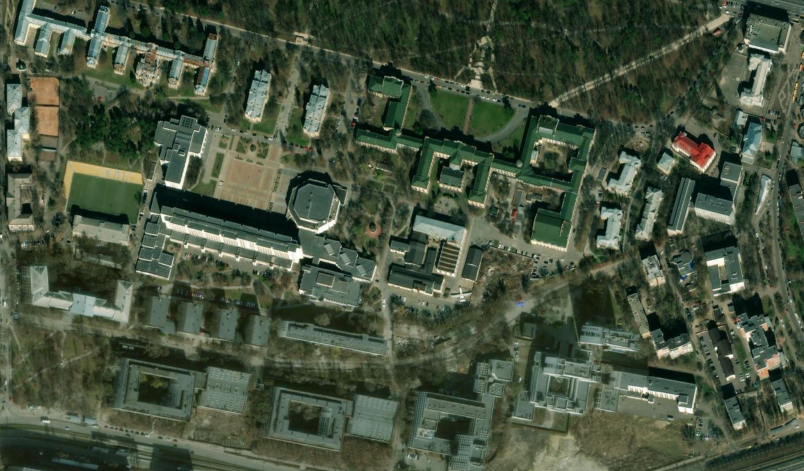
#> input picture lab2/bing.png, 1607 x 942 px (shown at 1/2 size)
$ python lab2.py
#> lines starting #> are read from the running program, lines starting #| are printed output that depends on the picture; after the words box and inside, x2 and y2 are one past the last pixel; in counts of white or black regions, pixels touching at a corner belong together
import cv2
import numpy as np

# --- ПАРАМЕТРИ ---
# Параметри для морфологічної очистки
# Ядро для видалення дрібного шуму (цяток)
OPEN_KERNEL_SIZE = 3
# Ядро для заповнення дірок у контурах будівель
CLOSE_KERNEL_SIZE = 5

# Параметри для фінальної фільтрації контурів
MIN_BUILDING_AREA_FINAL = 1500
MAX_BUILDING_AREA_FINAL = 400000
MIN_ASPECT_RATIO = 0.15
MAX_ASPECT_RATIO = 6.0

# --- КОД ---

# 1. Завантажуємо зображення
image = cv2.imread('bing.png')
#> image is the input picture: shape (942, 1607, 3); mean B, G, R 62.7, 82.8, 70.3
if image is None:
    print("Помилка: не вдалося завантажити зображення 'bing.png'")
    exit()

output_image = image.copy()

# 2. Перетворюємо зображення в відтінки сірого
gray_image = cv2.cvtColor(image, cv2.COLOR_BGR2GRAY)
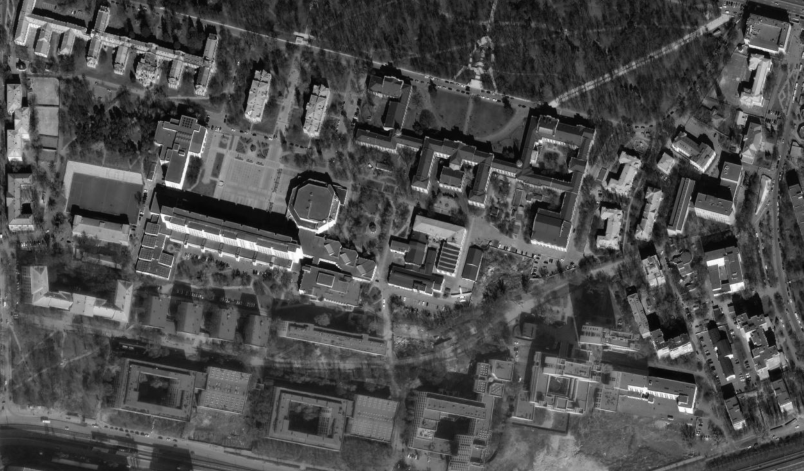
#> gray_image: shape (942, 1607) (shown at 1/2 size); min 3, max 255, mean 76.8

# 3. Бінаризація зображення
# Використовуємо адаптивний поріг, він краще працює з нерівномірним освітленням
# ніж фіксований поріг cv2.threshold.
binary_mask = cv2.adaptiveThreshold(
    gray_image, 255,
    cv2.ADAPTIVE_THRESH_MEAN_C,
    cv2.THRESH_BINARY_INV, # Інвертуємо, бо будівлі часто світліші за тіні
    11, # Розмір блоку для аналізу
    5   # Константа, що віднімається від середнього
)
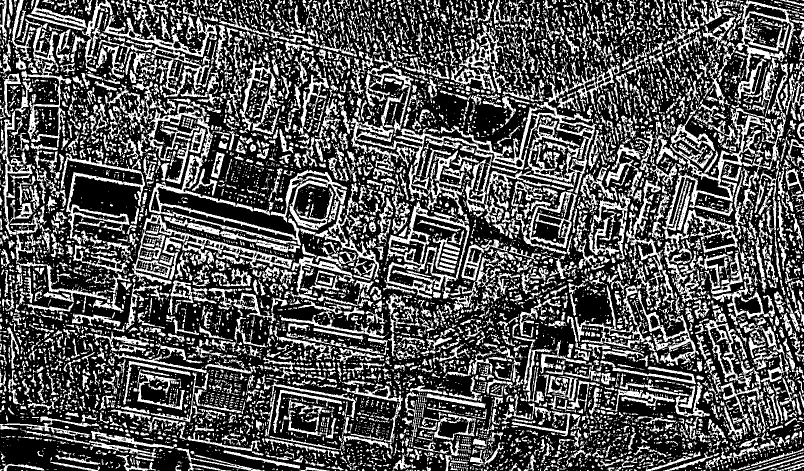
#> binary_mask: shape (942, 1607) (shown at 1/2 size); 33.2% white; 9112 white regions (6143 under 20 px), largest, box (x1, y1, x2, y2) and area: (701, 122, 1080, 448) 15903, (1324, 115, 1576, 506) 14622, (295, 207, 602, 491) 8794

# 4. Морфологічна очистка маски
# Спочатку видаляємо дрібні білі цятки (шум)
open_kernel = cv2.getStructuringElement(cv2.MORPH_RECT, (OPEN_KERNEL_SIZE, OPEN_KERNEL_SIZE))
mask_no_noise = cv2.morphologyEx(binary_mask, cv2.MORPH_OPEN, open_kernel, iterations=1)
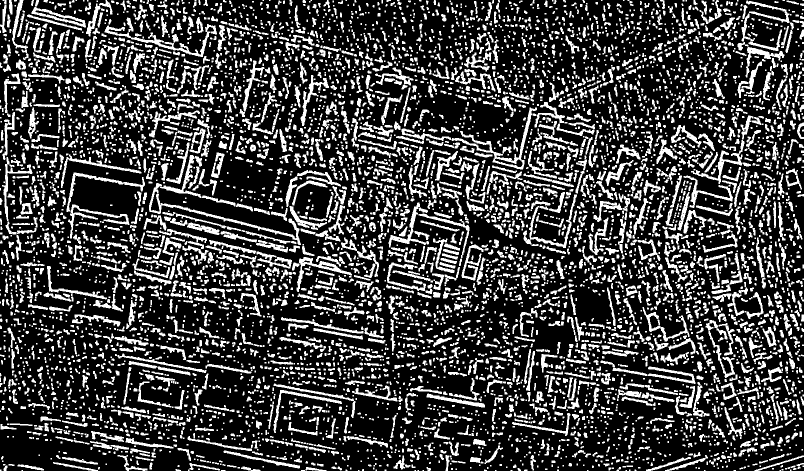
#> mask_no_noise: shape (942, 1607) (shown at 1/2 size); 25.1% white; 6776 white regions (2826 under 20 px), largest, box (x1, y1, x2, y2) and area: (298, 366, 602, 490) 2327, (903, 215, 1074, 339) 2288, (209, 48, 434, 114) 2140

# Потім заповнюємо дірки всередині контурів будівель
close_kernel = cv2.getStructuringElement(cv2.MORPH_RECT, (CLOSE_KERNEL_SIZE, CLOSE_KERNEL_SIZE))
cleaned_mask = cv2.morphologyEx(mask_no_noise, cv2.MORPH_CLOSE, close_kernel, iterations=1)
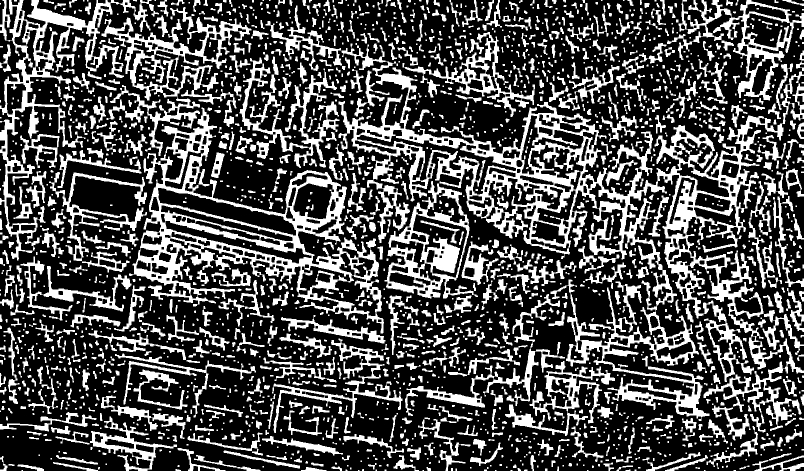
#> cleaned_mask: shape (942, 1607) (shown at 1/2 size); 31% white; 2001 white regions (823 under 20 px)

# 5. Пошук та фільтрація контурів
contours, _ = cv2.findContours(cleaned_mask, cv2.RETR_EXTERNAL, cv2.CHAIN_APPROX_SIMPLE)
#> contours = 1931 contours, 1039 with area under 20; largest, box (x1, y1, x2, y2) and area: (677, 87, 1607, 865) 162864, (258, 215, 768, 667) 84750, (0, 0, 318, 521) 25958, (769, 362, 956, 597) 24250, (203, 14, 503, 312) 22970

building_count = 0
for contour in contours:
    area = cv2.contourArea(contour)
    # Фільтруємо контури за площею
    if MIN_BUILDING_AREA_FINAL < area < MAX_BUILDING_AREA_FINAL:
        peri = cv2.arcLength(contour, True)
        approx = cv2.approxPolyDP(contour, 0.02 * peri, True)
        x, y, w, h = cv2.boundingRect(approx)

        if h == 0: continue
        aspect_ratio = float(w) / h

        # Фільтруємо за співвідношенням сторін і кількістю вершин
        if len(approx) >= 4 and MIN_ASPECT_RATIO < aspect_ratio < MAX_ASPECT_RATIO:
            cv2.drawContours(output_image, [approx], -1, (0, 255, 0), 2)
            building_count += 1
#> this loop made 1931 passes
#> (area, peri, approx, x, y, w, h, aspect_ratio) on passes 1089, 1619, 1833: (2182.5, 1166.1, [[1519, 362], [1497, 475], [1528, 576]], 1497, 362, 32, 215, 0.149), (162863.5, 24935.9, [[683, 101], [1602, 827], [1585, 127]], 683, 101, 920, 727, 1.27), (22970.5, 5082.6, [[472, 37], [210, 38], [317, 311]], 210, 37, 263, 275, 0.956)
#> (area, peri, x, y, w, h, aspect_ratio) on passes 328, 419, 520, 558, 601, 673: (4992, 1083.1, 182, 833, 172, 109, 1.58), (2314, 807.7, 202, 793, 167, 85, 1.96), (1705, 722, 268, 744, 107, 70, 1.53), (8094, 2081.1, 1010, 742, 220, 130, 1.69), (2645.5, 1532.5, 230, 708, 282, 127, 2.22), (5764.5, 2327.2, 548, 680, 254, 185, 1.37)
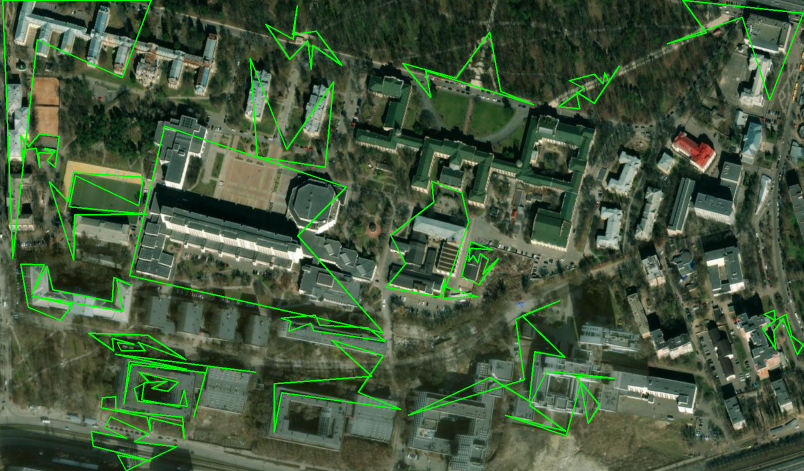
#> output_image: shape (942, 1607, 3) (shown at 1/2 size); 3.3% of pixels changed, all inside (x1, y1, x2, y2) = (4, 0, 1607, 942)
#> after the loop, building_count = 22

print(f"Знайдено будівель: {building_count}")
#| Знайдено будівель: 22

# 6. Вивід результатів
cv2.putText(output_image, f"Found buildings: {building_count}", (20, 60), cv2.FONT_HERSHEY_SIMPLEX, 2, (0, 0, 255), 3)
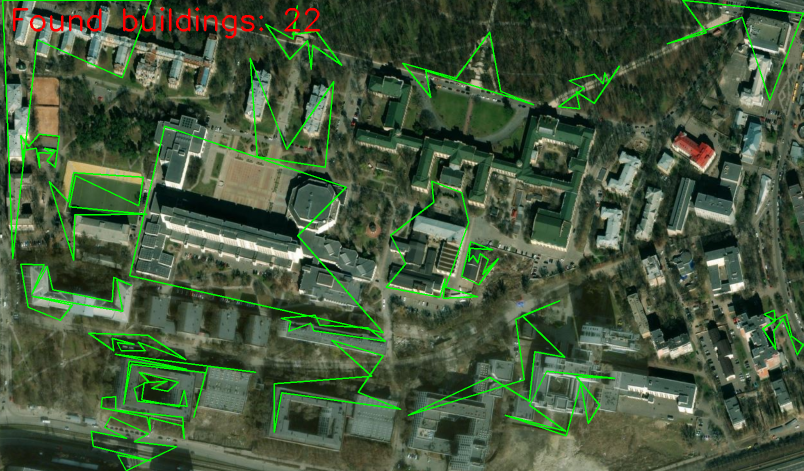
#> output_image: shape (942, 1607, 3) (shown at 1/2 size); 0.44% of pixels changed, all inside (x1, y1, x2, y2) = (26, 14, 641, 77)

# Показуємо очищену маску та фінальний результат
cv2.imshow('Cleaned Mask', cleaned_mask)
cv2.imshow('Final Detected Buildings', output_image)
cv2.waitKey(0)
cv2.destroyAllWindows()
